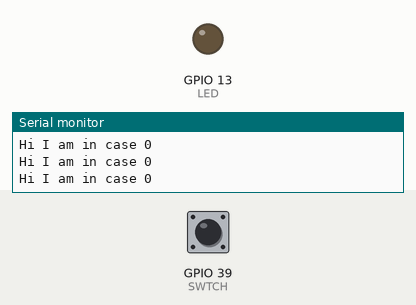
Recording of a sketch running on a simulated ESP32. On the bench: output pins drawn as LEDs (lit = HIGH), the last lines printed to the serial monitor. Dashed ring = blinking. The test bench sets the inputs (shaded band); at power-on: GPIO 39 (SWTCH) HIGH.

Above: at 1.2 s.
1.3 s: GPIO 39 (SWTCH) pulled LOW for 0.15 s
At 2.1 s:
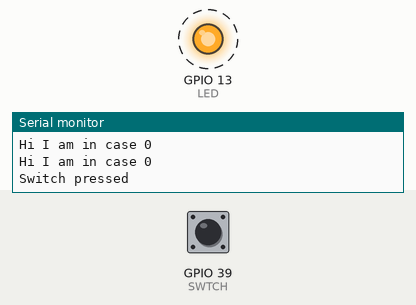
Timing chart, 0 to 11.9 s (numbered marks = the images above; inputs shaded):
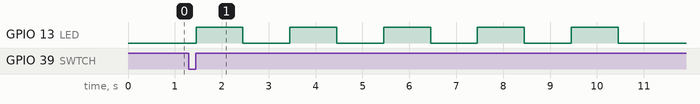

The sketch:

limit_switch_test.ino
```cpp
//// Test limit switch

// when limit switch is pressed LED will do a flashing routine then return to looking for limit switch inturrupt

#include <Arduino.h>

//Define constants ------------------------------------
#define SWTCH 39  // check this matches hardware
#define LED 13

//Setup variables ------------------------------------
volatile bool switchPressed = false;
int state = 0;

//Initialization ------------------------------------
void IRAM_ATTR switch_isr() {  // the function to be called when interrupt is triggered
  switchPressed = true;
}

void setup() {
  // set button and LED pins
  pinMode(SWTCH, INPUT);
  pinMode(LED, OUTPUT);

  // attatch interrupt to switch
  attachInterrupt(SWTCH, switch_isr, RISING);

  // start serial for debugging
  Serial.begin(115200);

  // ensure LED is off before starting
  digitalWrite(LED, LOW);
}

//Main loop ------------------------------------
void loop() {

  switch (state){

    // waiting for switch to be pressed
    case 0:
      Serial.println("Hi I am in case 0");
      if (switchPressed) {
        state = 1;
        Serial.println("Switch pressed");
      }
      break;

    // led flashing routine
    case 1:
      for (int i=0; i<5; i++){
        digitalWrite(LED, HIGH);
        delay(1000);
        digitalWrite(LED, LOW);
        delay(1000);
      }
      switchPressed = false; // ensure button A flag is off before starting to look for the press
      state = 0;
      break;
  }
}
```

Measured:
- after the input at 1.3 s, GPIO 13 (LED): alternates HIGH for 1.0 s and LOW for 1.0 s, starting after 0.15 s
